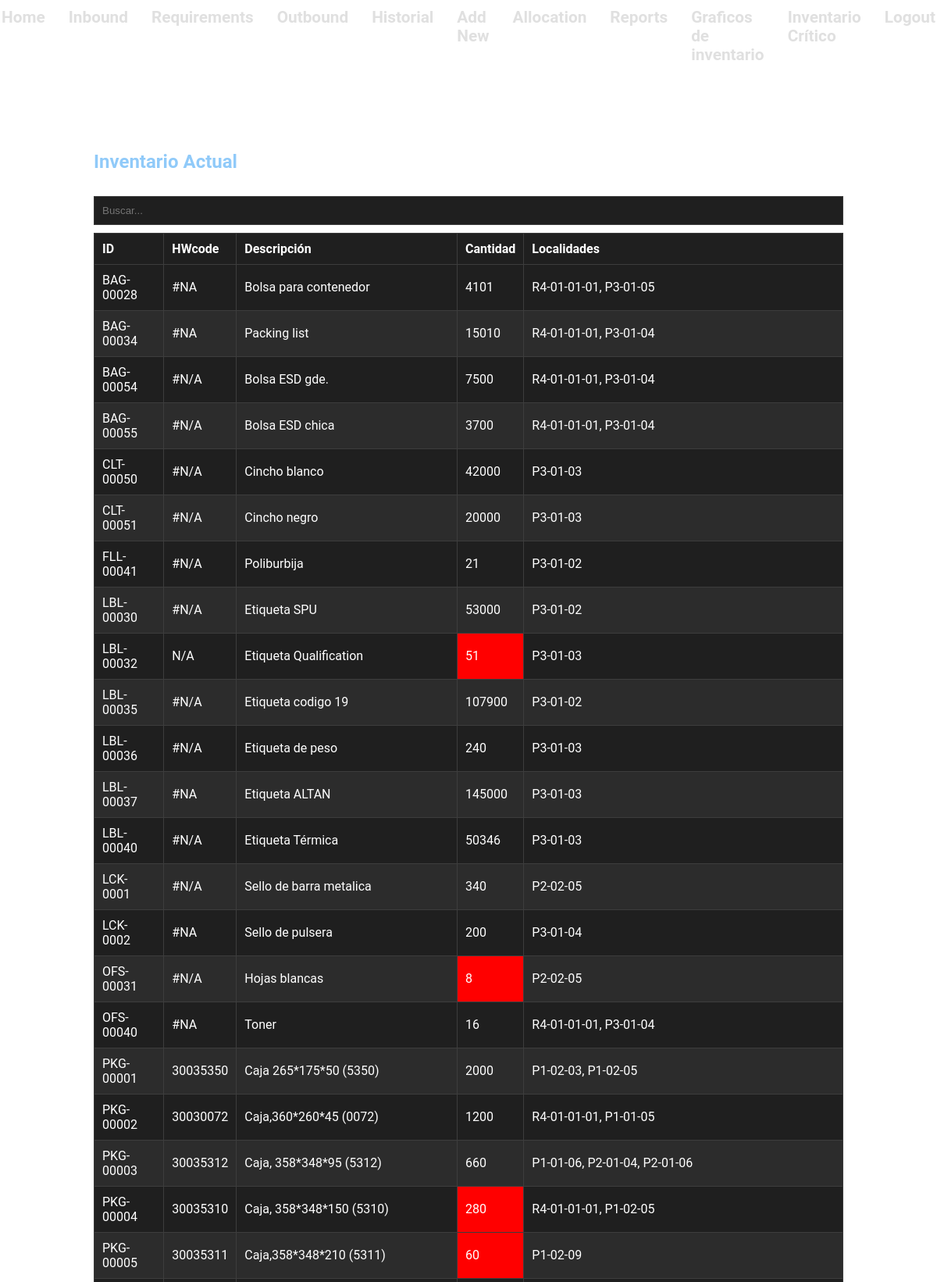
/index.php (signed in, upper part), run on the app's committed database.
### tables this page shows
CREATE TABLE `materials` (
  `id` varchar(50) NOT NULL,
  `ZLcode` varchar(50) NOT NULL,
  `fecha_alta` date NOT NULL,
  `length` float NOT NULL,
  `width` float NOT NULL,
  `height` float NOT NULL,
  `tipo` varchar(50) NOT NULL,
  `max` int(11) NOT NULL,
  `min` int(11) NOT NULL,
  `HWcode` varchar(50) NOT NULL,
  `descripcion` text NOT NULL
);

### includes/functions.php (called while the page is built, shortened)
<?php
if (!function_exists('check_login')) {
    function check_login($conn)
    {
        if (isset($_SESSION['user_id'])) {
            $id = $_SESSION['user_id'];
            $query = "SELECT * FROM users WHERE id = ?";
            $stmt = $conn->prepare($query);
            $stmt->bind_param("i", $id);
            $stmt->execute();
            $result = $stmt->get_result();
            if ($result && $result->num_rows > 0) {
                return $result->fetch_assoc();
            }
        }
        die;
    }
}
?>

### index.php (the view, shortened to what this page needs)
<?php
include_once("includes/db.php");
include_once("includes/functions.php");
$query = "SELECT m.id, m.descripcion, COALESCE(SUM(il.cantidad), 0) as cantidad, m.max, m.min, m.HWcode,
                 GROUP_CONCAT(CASE WHEN il.cantidad > 0 THEN l.nombre END SEPARATOR ', ') as localidades
          FROM materials m
          LEFT JOIN inventory_locations il ON m.id = il.material_id
          LEFT JOIN locations l ON il.location_id = l.id
          WHERE il.cantidad > 0
          GROUP BY m.id";
$result = $conn->query($query);
?>
<!DOCTYPE html>
<html lang="es">
<head>
   <link rel="stylesheet" href="css/style.css">
</head>
<body>
    <?php include("templates/header.php"); ?>
    <div class="container">
        <h1>Bienvenido, <?php echo $user_data['username']; ?></h1>
        <h2>Inventario Actual</h2>
        <input type="text" id="searchInput" onkeyup="filterTable()" placeholder="Buscar...">
        <table id="inventoryTable">
            <thead>
                <tr>
                    <th onclick="sortTable(0)">ID</th>
                    <th onclick="sortTable(1)">HWcode</th>
                    <th onclick="sortTable(2)">Descripción</th>
                    <th onclick="sortTable(3)">Cantidad</th>
                    <th onclick="sortTable(4)">Localidades</th>
                </tr>
            </thead>
            <tbody>
                <?php
                if ($result->num_rows > 0) {
                    while ($row = $result->fetch_assoc()) {
                        $quantityClass = '';
                        if ($row['cantidad'] < $row['min']) {
                            $quantityClass = 'critical-stock';
                        } elseif ($row['cantidad'] <= ($row['max'] * 0.33)) {
                            $quantityClass = 'low-stock';
                        }
                        echo "<tr>";
                        echo "<td>{$row['id']}</td>";
                        echo "<td>{$row['HWcode']}</td>";
                        echo "<td>{$row['descripcion']}</td>";
                        echo "<td class='{$quantityClass}'>{$row['cantidad']}</td>";
                        echo "<td>{$row['localidades']}</td>";
                        echo "</tr>";
                    }
                } else {
                    echo "<tr><td colspan='5'>No hay datos disponibles</td></tr>";
                }
                ?>
            </tbody>
        </table>
    </div>
    <?php include("templates/footer.php"); ?>
</body>
</html>

### css/style.css (style rules this page uses)
body { background-image: url('http://test/inventory_system/black.jpg'); background-size: auto; background-position: center; background-repeat: repeat; color: #ffffff; font-family: 'Roboto', Arial, sans-serif; margin: 0; padding: 0; display: flex; flex-direction: column; align-items: center; min-height: 100vh; }
.container { width: 80%; margin: 0 auto; }
h2, h3 { color: #90caf9; }
table { width: 100%; border-collapse: collapse; margin-bottom: 20px; }
table, th, td { border: 1px solid #3d3d3d; }
th, td { padding: 10px; text-align: left; }
th { background-color: #1f1f1f; position: sticky; top: 0; z-index: 1; }
tr:nth-child(even) { background-color: #2c2c2c; }
tr:nth-child(odd) { background-color: #1f1f1f; }
input[type="text"], input[type="number"], input[type="date"], select { width: calc(100% - 22px); padding: 10px; margin: 10px 0; border: 1px solid #3d3d3d; background-color: #1f1f1f; color: #e0e0e0; }
.critical-stock { background-color: red !important; }

### data on the page
materials: id "BAG-00028", HWcode "#NA", descripcion "Bolsa para contenedor", cantidad "4101", localidades "R4-01-01-01, P3-01-05"
materials: id "BAG-00034", HWcode "#NA", descripcion "Packing list", cantidad "15010", localidades "R4-01-01-01, P3-01-04"
materials: id "BAG-00054", HWcode "#N/A", descripcion "Bolsa ESD gde.", cantidad "7500", localidades "R4-01-01-01, P3-01-04"
materials: id "BAG-00055", HWcode "#N/A", descripcion "Bolsa ESD chica", cantidad "3700", localidades "R4-01-01-01, P3-01-04"
materials: id "CLT-00050", HWcode "#N/A", descripcion "Cincho blanco", cantidad "42000", localidades "P3-01-03"
materials: id "CLT-00051", HWcode "#N/A", descripcion "Cincho negro", cantidad "20000", localidades "P3-01-03"
materials: id "FLL-00041", HWcode "#N/A", descripcion "Poliburbija", cantidad "21", localidades "P3-01-02"
materials: id "LBL-00030", HWcode "#N/A", descripcion "Etiqueta SPU", cantidad "53000", localidades "P3-01-02"
materials: id "LBL-00032", HWcode "N/A", descripcion "Etiqueta Qualification", cantidad "51", localidades "P3-01-03"
materials: id "LBL-00035", HWcode "#N/A", descripcion "Etiqueta codigo 19", cantidad "107900", localidades "P3-01-02"
materials: id "LBL-00036", HWcode "#N/A", descripcion "Etiqueta de peso", cantidad "240", localidades "P3-01-03"
materials: id "LBL-00037", HWcode "#NA", descripcion "Etiqueta ALTAN", cantidad "145000", localidades "P3-01-03"
materials: id "LBL-00040", HWcode "#N/A", descripcion "Etiqueta Térmica", cantidad "50346", localidades "P3-01-03"
materials: id "LCK-0001", HWcode "#N/A", descripcion "Sello de barra metalica", cantidad "340", localidades "P2-02-05"
materials: id "LCK-0002", HWcode "#NA", descripcion "Sello de pulsera", cantidad "200", localidades "P3-01-04"
materials: id "OFS-00031", HWcode "#N/A", descripcion "Hojas blancas", cantidad "8", localidades "P2-02-05"
materials: id "OFS-00040", HWcode "#NA", descripcion "Toner", cantidad "16", localidades "R4-01-01-01, P3-01-04"
materials: id "PKG-00001", HWcode "30035350", descripcion "Caja 265*175*50 (5350)", cantidad "2000", localidades "P1-02-03, P1-02-05"
materials: id "PKG-00002", HWcode "30030072", descripcion "Caja,360*260*45 (0072)", cantidad "1200", localidades "R4-01-01-01, P1-01-05"
materials: id "PKG-00003", HWcode "30035312", descripcion "Caja, 358*348*95 (5312)", cantidad "660", localidades "P1-01-06, P2-01-04, P2-01-06"
materials: id "PKG-00004", HWcode "30035310", descripcion "Caja, 358*348*150 (5310)", cantidad "280", localidades "R4-01-01-01, P1-02-05"
materials: id "PKG-00005", HWcode "30035311", descripcion "Caja,358*348*210 (5311)", cantidad "60", localidades "P1-02-09"
